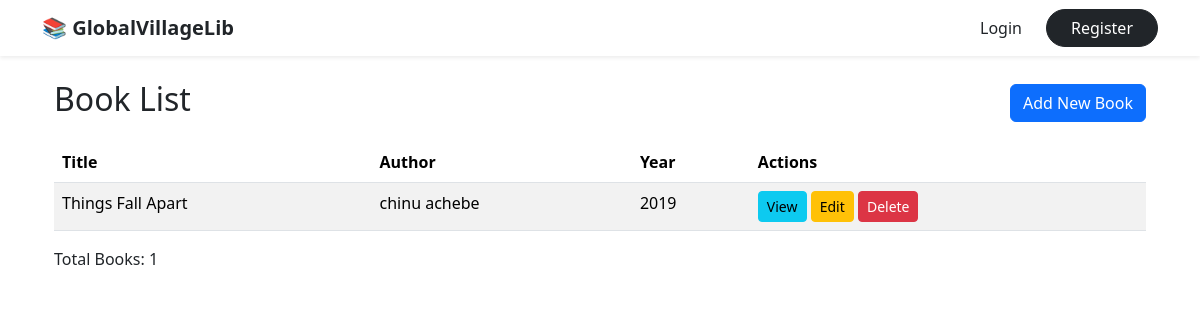
Page /books/books/ on the committed database.
### books/models.py (models this page shows, shortened)
class Book(models.Model):
    title = models.CharField(max_length=64)
    subtitle = models.CharField(max_length=200, blank=True, null=True)
    authors_name = models.CharField(max_length=64, blank=False, null=True)
    isbn = models.CharField(max_length=13, unique=True)
    edition = models.CharField(max_length=64, blank=True, null=True)
    publication_year = models.PositiveIntegerField()
    description = models.TextField(blank=True, null=True)
    categories = models.ManyToManyField(Category, blank=True)

### books/views.py (the view)
# urls.py: path("books/", views.book_list, name="book_list"),
def book_list(request):
    books = Book.objects.all()
    return render(
        request, "books/book_list.html", {"books": books, "total": books.count()}
    )

### books/templates/books/book_list.html
{% extends 'books/home.html' %}
{% block content %}
<div class="container mt-4">
    <div class="d-flex justify-content-between align-items-center mb-3">
        <h2>Book List</h2>
        <a href="{% url 'book_create' %}" class="btn btn-primary">Add New Book</a>
    </div>
    {% if books %}
    <table class="table table-striped">
        <thead>
            <tr>
                <th>Title</th>
                <th>Author</th>
                <th>Year</th>
                <th>Actions</th>
            </tr>
        </thead>
        <tbody>
            {% for book in books %}
            <tr>
                <td>{{ book.title }}</td>
                <td>{{ book.authors_name }}</td>
                <td>{{ book.publication_year }}</td>
                <td>
                    <a href="{% url 'book_detail' book.pk %}" class="btn btn-sm btn-info">View</a>
                    <a href="{% url 'book_update' book.pk %}" class="btn btn-sm btn-warning">Edit</a>
                    <a href="{% url 'book_delete' book.pk %}" class="btn btn-sm btn-danger">Delete</a>
                </td>
            </tr>
            {% endfor %}
        </tbody>
    </table>
    <p>Total Books: {{ total }}</p>
    {% else %}
    <p>No books available.</p>
    {% endif %}
</div>
{% endblock %}

### rows in the picture
Book: title "Things Fall Apart", authors_name "chinu achebe", publication_year "2019"

### other values in the picture
{{ total }} "1"
